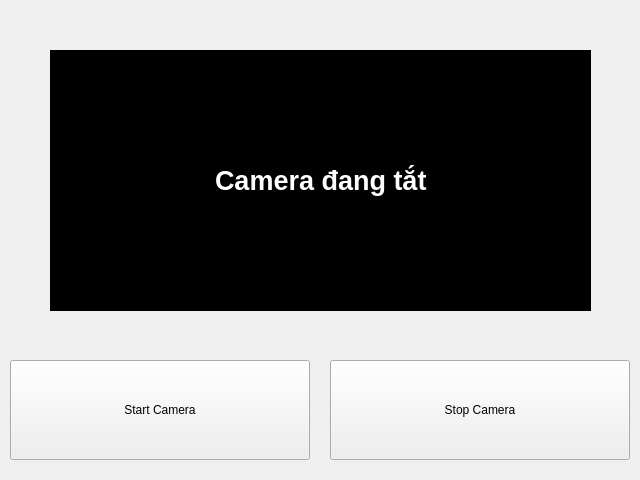
<?xml version="1.0" encoding="UTF-8"?>
<ui version="4.0">
 <class>MainWindow</class>
 <widget class="QMainWindow" name="MainWindow">
  <property name="geometry">
   <rect>
    <x>0</x>
    <y>0</y>
    <width>640</width>
    <height>480</height>
   </rect>
  </property>
  <property name="maximumSize">
   <size>
    <width>1280</width>
    <height>720</height>
   </size>
  </property>
  <property name="windowTitle">
   <string>Detect CCCD</string>
  </property>
  <property name="styleSheet">
   <string notr="true"/>
  </property>
  <property name="locale">
   <locale language="Vietnamese" country="Vietnam"/>
  </property>
  <widget class="QWidget" name="centralwidget">
   <widget class="CameraDisplay" name="Camera" native="true">
    <property name="geometry">
     <rect>
      <x>50</x>
      <y>50</y>
      <width>541</width>
      <height>261</height>
     </rect>
    </property>
    <property name="styleSheet">
     <string notr="true">background-color: rgb(0, 0, 0);</string>
    </property>
    <widget class="QLabel" name="label">
     <property name="geometry">
      <rect>
       <x>165</x>
       <y>100</y>
       <width>221</width>
       <height>61</height>
      </rect>
     </property>
     <property name="palette">
      <palette>
       <active>
        <colorrole role="WindowText">
         <brush brushstyle="SolidPattern">
          <color alpha="255">
           <red>255</red>
           <green>255</green>
           <blue>255</blue>
          </color>
         </brush>
        </colorrole>
        <colorrole role="Button">
         <brush brushstyle="SolidPattern">
          <color alpha="255">
           <red>0</red>
           <green>0</green>
           <blue>0</blue>
          </color>
         </brush>
        </colorrole>
        <colorrole role="Light">
         <brush brushstyle="SolidPattern">
          <color alpha="255">
           <red>255</red>
           <green>255</green>
           <blue>255</blue>
          </color>
         </brush>
        </colorrole>
        <colorrole role="Midlight">
         <brush brushstyle="SolidPattern">
          <color alpha="255">
           <red>255</red>
           <green>255</green>
           <blue>255</blue>
          </color>
         </brush>
        </colorrole>
        <colorrole role="Dark">
         <brush brushstyle="SolidPattern">
          <color alpha="255">
           <red>127</red>
           <green>127</green>
           <blue>127</blue>
          </color>
         </brush>
        </colorrole>
        <colorrole role="Mid">
         <brush brushstyle="SolidPattern">
          <color alpha="255">
           <red>170</red>
           <green>170</green>
           <blue>170</blue>
          </color>
         </brush>
        </colorrole>
        <colorrole role="Text">
         <brush brushstyle="SolidPattern">
          <color alpha="255">
           <red>0</red>
           <green>0</green>
           <blue>0</blue>
          </color>
         </brush>
        </colorrole>
        <colorrole role="BrightText">
         <brush brushstyle="SolidPattern">
          <color alpha="255">
           <red>255</red>
           <green>255</green>
           <blue>255</blue>
          </color>
         </brush>
        </colorrole>
        <colorrole role="ButtonText">
         <brush brushstyle="SolidPattern">
          <color alpha="255">
           <red>0</red>
           <green>0</green>
           <blue>0</blue>
          </color>
         </brush>
        </colorrole>
        <colorrole role="Base">
         <brush brushstyle="SolidPattern">
          <color alpha="255">
           <red>0</red>
           <green>0</green>
           <blue>0</blue>
          </color>
         </brush>
        </colorrole>
        <colorrole role="Window">
         <brush brushstyle="SolidPattern">
          <color alpha="255">
           <red>0</red>
           <green>0</green>
           <blue>0</blue>
          </color>
         </brush>
        </colorrole>
        <colorrole role="Shadow">
         <brush brushstyle="SolidPattern">
          <color alpha="255">
           <red>0</red>
           <green>0</green>
           <blue>0</blue>
          </color>
         </brush>
        </colorrole>
        <colorrole role="AlternateBase">
         <brush brushstyle="SolidPattern">
          <color alpha="255">
           <red>255</red>
           <green>255</green>
           <blue>255</blue>
          </color>
         </brush>
        </colorrole>
        <colorrole role="ToolTipBase">
         <brush brushstyle="SolidPattern">
          <color alpha="255">
           <red>255</red>
           <green>255</green>
           <blue>220</blue>
          </color>
         </brush>
        </colorrole>
        <colorrole role="ToolTipText">
         <brush brushstyle="SolidPattern">
          <color alpha="255">
           <red>0</red>
           <green>0</green>
           <blue>0</blue>
          </color>
         </brush>
        </colorrole>
        <colorrole role="PlaceholderText">
         <brush brushstyle="SolidPattern">
          <color alpha="127">
           <red>0</red>
           <green>0</green>
           <blue>0</blue>
          </color>
         </brush>
        </colorrole>
       </active>
       <inactive>
        <colorrole role="WindowText">
         <brush brushstyle="SolidPattern">
          <color alpha="255">
           <red>255</red>
           <green>255</green>
           <blue>255</blue>
          </color>
         </brush>
        </colorrole>
        <colorrole role="Button">
         <brush brushstyle="SolidPattern">
          <color alpha="255">
           <red>0</red>
           <green>0</green>
           <blue>0</blue>
          </color>
         </brush>
        </colorrole>
        <colorrole role="Light">
         <brush brushstyle="SolidPattern">
          <color alpha="255">
           <red>255</red>
           <green>255</green>
           <blue>255</blue>
          </color>
         </brush>
        </colorrole>
        <colorrole role="Midlight">
         <brush brushstyle="SolidPattern">
          <color alpha="255">
           <red>255</red>
           <green>255</green>
           <blue>255</blue>
          </color>
         </brush>
        </colorrole>
        <colorrole role="Dark">
         <brush brushstyle="SolidPattern">
          <color alpha="255">
           <red>127</red>
           <green>127</green>
           <blue>127</blue>
          </color>
         </brush>
        </colorrole>
        <colorrole role="Mid">
         <brush brushstyle="SolidPattern">
          <color alpha="255">
           <red>170</red>
           <green>170</green>
           <blue>170</blue>
          </color>
         </brush>
        </colorrole>
        <colorrole role="Text">
         <brush brushstyle="SolidPattern">
          <color alpha="255">
           <red>0</red>
           <green>0</green>
           <blue>0</blue>
          </color>
         </brush>
        </colorrole>
        <colorrole role="BrightText">
         <brush brushstyle="SolidPattern">
          <color alpha="255">
           <red>255</red>
           <green>255</green>
           <blue>255</blue>
          </color>
         </brush>
        </colorrole>
        <colorrole role="ButtonText">
         <brush brushstyle="SolidPattern">
          <color alpha="255">
           <red>0</red>
           <green>0</green>
           <blue>0</blue>
          </color>
         </brush>
        </colorrole>
        <colorrole role="Base">
         <brush brushstyle="SolidPattern">
          <color alpha="255">
           <red>0</red>
           <green>0</green>
           <blue>0</blue>
          </color>
         </brush>
        </colorrole>
        <colorrole role="Window">
         <brush brushstyle="SolidPattern">
          <color alpha="255">
           <red>0</red>
           <green>0</green>
           <blue>0</blue>
          </color>
         </brush>
        </colorrole>
        <colorrole role="Shadow">
         <brush brushstyle="SolidPattern">
          <color alpha="255">
           <red>0</red>
           <green>0</green>
           <blue>0</blue>
          </color>
         </brush>
        </colorrole>
        <colorrole role="AlternateBase">
         <brush brushstyle="SolidPattern">
          <color alpha="255">
           <red>255</red>
           <green>255</green>
           <blue>255</blue>
          </color>
         </brush>
        </colorrole>
        <colorrole role="ToolTipBase">
         <brush brushstyle="SolidPattern">
          <color alpha="255">
           <red>255</red>
           <green>255</green>
           <blue>220</blue>
          </color>
         </brush>
        </colorrole>
        <colorrole role="ToolTipText">
         <brush brushstyle="SolidPattern">
          <color alpha="255">
           <red>0</red>
           <green>0</green>
           <blue>0</blue>
          </color>
         </brush>
        </colorrole>
        <colorrole role="PlaceholderText">
         <brush brushstyle="SolidPattern">
          <color alpha="127">
           <red>0</red>
           <green>0</green>
           <blue>0</blue>
          </color>
         </brush>
        </colorrole>
       </inactive>
       <disabled>
        <colorrole role="WindowText">
         <brush brushstyle="SolidPattern">
          <color alpha="255">
           <red>127</red>
           <green>127</green>
           <blue>127</blue>
          </color>
         </brush>
        </colorrole>
        <colorrole role="Button">
         <brush brushstyle="SolidPattern">
          <color alpha="255">
           <red>0</red>
           <green>0</green>
           <blue>0</blue>
          </color>
         </brush>
        </colorrole>
        <colorrole role="Light">
         <brush brushstyle="SolidPattern">
          <color alpha="255">
           <red>255</red>
           <green>255</green>
           <blue>255</blue>
          </color>
         </brush>
        </colorrole>
        <colorrole role="Midlight">
         <brush brushstyle="SolidPattern">
          <color alpha="255">
           <red>255</red>
           <green>255</green>
           <blue>255</blue>
          </color>
         </brush>
        </colorrole>
        <colorrole role="Dark">
         <brush brushstyle="SolidPattern">
          <color alpha="255">
           <red>127</red>
           <green>127</green>
           <blue>127</blue>
          </color>
         </brush>
        </colorrole>
        <colorrole role="Mid">
         <brush brushstyle="SolidPattern">
          <color alpha="255">
           <red>170</red>
           <green>170</green>
           <blue>170</blue>
          </color>
         </brush>
        </colorrole>
        <colorrole role="Text">
         <brush brushstyle="SolidPattern">
          <color alpha="255">
           <red>127</red>
           <green>127</green>
           <blue>127</blue>
          </color>
         </brush>
        </colorrole>
        <colorrole role="BrightText">
         <brush brushstyle="SolidPattern">
          <color alpha="255">
           <red>255</red>
           <green>255</green>
           <blue>255</blue>
          </color>
         </brush>
        </colorrole>
        <colorrole role="ButtonText">
         <brush brushstyle="SolidPattern">
          <color alpha="255">
           <red>127</red>
           <green>127</green>
           <blue>127</blue>
          </color>
         </brush>
        </colorrole>
        <colorrole role="Base">
         <brush brushstyle="SolidPattern">
          <color alpha="255">
           <red>0</red>
           <green>0</green>
           <blue>0</blue>
          </color>
         </brush>
        </colorrole>
        <colorrole role="Window">
         <brush brushstyle="SolidPattern">
          <color alpha="255">
           <red>0</red>
           <green>0</green>
           <blue>0</blue>
          </color>
         </brush>
        </colorrole>
        <colorrole role="Shadow">
         <brush brushstyle="SolidPattern">
          <color alpha="255">
           <red>0</red>
           <green>0</green>
           <blue>0</blue>
          </color>
         </brush>
        </colorrole>
        <colorrole role="AlternateBase">
         <brush brushstyle="SolidPattern">
          <color alpha="255">
           <red>255</red>
           <green>255</green>
           <blue>255</blue>
          </color>
         </brush>
        </colorrole>
        <colorrole role="ToolTipBase">
         <brush brushstyle="SolidPattern">
          <color alpha="255">
           <red>255</red>
           <green>255</green>
           <blue>220</blue>
          </color>
         </brush>
        </colorrole>
        <colorrole role="ToolTipText">
         <brush brushstyle="SolidPattern">
          <color alpha="255">
           <red>0</red>
           <green>0</green>
           <blue>0</blue>
          </color>
         </brush>
        </colorrole>
        <colorrole role="PlaceholderText">
         <brush brushstyle="SolidPattern">
          <color alpha="127">
           <red>127</red>
           <green>127</green>
           <blue>127</blue>
          </color>
         </brush>
        </colorrole>
       </disabled>
      </palette>
     </property>
     <property name="font">
      <font>
       <pointsize>20</pointsize>
       <bold>true</bold>
       <stylestrategy>PreferDefault</stylestrategy>
       <kerning>true</kerning>
      </font>
     </property>
     <property name="layoutDirection">
      <enum>Qt::LeftToRight</enum>
     </property>
     <property name="autoFillBackground">
      <bool>false</bool>
     </property>
     <property name="text">
      <string>Camera đang tắt</string>
     </property>
    </widget>
   </widget>
   <widget class="QPushButton" name="StartCamera">
    <property name="geometry">
     <rect>
      <x>10</x>
      <y>360</y>
      <width>300</width>
      <height>100</height>
     </rect>
    </property>
    <property name="text">
     <string>Start Camera</string>
    </property>
    <property name="autoDefault">
     <bool>false</bool>
    </property>
   </widget>
   <widget class="QPushButton" name="StopCamera">
    <property name="geometry">
     <rect>
      <x>330</x>
      <y>360</y>
      <width>300</width>
      <height>100</height>
     </rect>
    </property>
    <property name="text">
     <string>Stop Camera</string>
    </property>
   </widget>
  </widget>
 </widget>
 <customwidgets>
  <customwidget>
   <class>CameraDisplay</class>
   <extends>QWidget</extends>
   <header>app.gui.cameraDisplay</header>
   <container>1</container>
  </customwidget>
 </customwidgets>
 <resources/>
 <connections/>
</ui>
